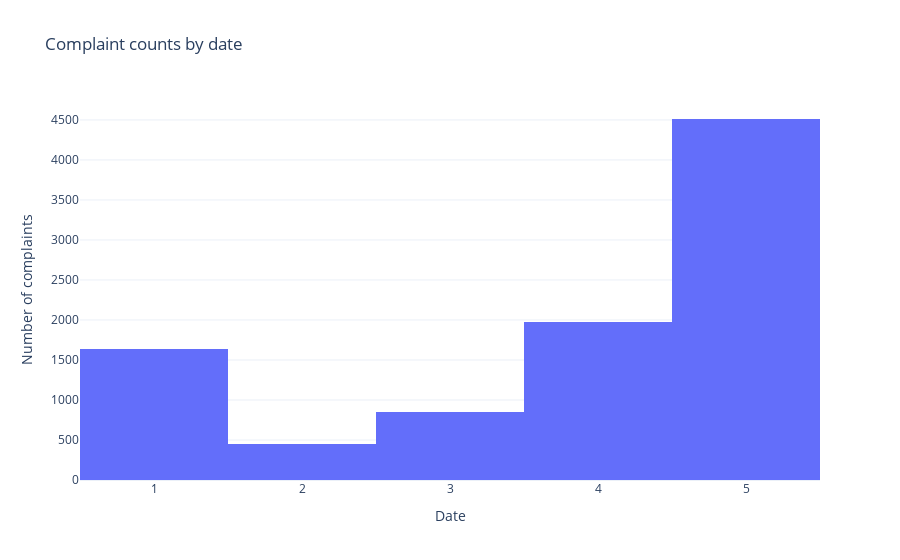

Write notebook code for a chart like this one.
### Code cell
fig = px.histogram(data, x='Rating', template='plotly_white', title='Complaint counts by date')
fig.update_xaxes(categoryorder='category descending', title='Date').update_yaxes(title='Number of complaints')
fig.show()

### Figure 1 — Plotly figure (JSON) as saved in the notebook; plotly's stock layout.template omitted (floating-point values rounded to 4 significant figures; data arrays with more than 128 entries replaced by an {"elided": "..."} marker saying what was removed)
{"data": [{"alignmentgroup": "True", "bingroup": "x", "hovertemplate": "Rating=%{x}<br>count=%{y}<extra></extra>", "legendgroup": "", "marker": {"color": "#636efa", "pattern": {"shape": ""}}, "name": "", "offsetgroup": "", "orientation": "v", "showlegend": false, "type": "histogram", "x": {"elided": "9438 int values"}, "xaxis": "x", "yaxis": "y"}], "layout": {"barmode": "relative", "legend": {"tracegroupgap": 0}, "title": {"text": "Complaint counts by date"}, "xaxis": {"anchor": "y", "categoryorder": "category descending", "domain": [0, 1], "title": {"text": "Date"}}, "yaxis": {"anchor": "x", "domain": [0, 1], "title": {"text": "Number of complaints"}}}}
